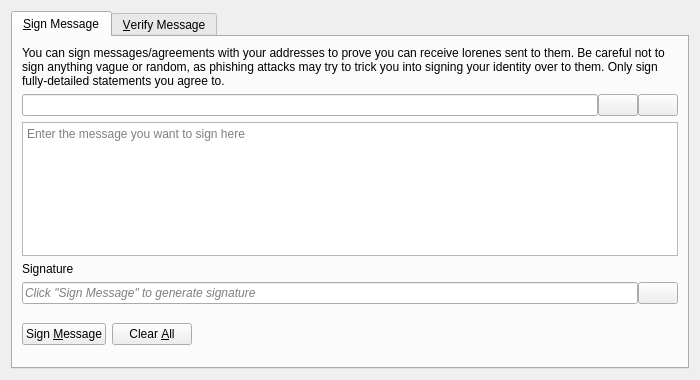
<?xml version="1.0" encoding="UTF-8"?>
<ui version="4.0">
 <class>SignVerifyMessageDialog</class>
 <widget class="QDialog" name="SignVerifyMessageDialog">
  <property name="geometry">
   <rect>
    <x>0</x>
    <y>0</y>
    <width>700</width>
    <height>380</height>
   </rect>
  </property>
  <property name="windowTitle">
   <string>Signatures - Sign / Verify a Message</string>
  </property>
  <property name="modal">
   <bool>true</bool>
  </property>
  <layout class="QVBoxLayout" name="verticalLayout">
   <item>
    <widget class="QTabWidget" name="tabWidget">
     <property name="currentIndex">
      <number>0</number>
     </property>
     <widget class="QWidget" name="tabSignMessage">
      <attribute name="title">
       <string>&amp;Sign Message</string>
      </attribute>
      <layout class="QVBoxLayout" name="verticalLayout_SM">
       <item>
        <widget class="QLabel" name="infoLabel_SM">
         <property name="text">
          <string>You can sign messages/agreements with your addresses to prove you can receive lorenes sent to them. Be careful not to sign anything vague or random, as phishing attacks may try to trick you into signing your identity over to them. Only sign fully-detailed statements you agree to.</string>
         </property>
         <property name="textFormat">
          <enum>Qt::PlainText</enum>
         </property>
         <property name="wordWrap">
          <bool>true</bool>
         </property>
        </widget>
       </item>
       <item>
        <layout class="QHBoxLayout" name="horizontalLayout_1_SM">
         <property name="spacing">
          <number>0</number>
         </property>
         <item>
          <widget class="QValidatedLineEdit" name="addressIn_SM">
           <property name="toolTip">
            <string>The Lorene address to sign the message with</string>
           </property>
          </widget>
         </item>
         <item>
          <widget class="QPushButton" name="addressBookButton_SM">
           <property name="toolTip">
            <string>Choose previously used address</string>
           </property>
           <property name="text">
            <string/>
           </property>
           <property name="icon">
            <iconset resource="../bitcoin.qrc">
             <normaloff>:/icons/address-book</normaloff>:/icons/address-book</iconset>
           </property>
           <property name="shortcut">
            <string>Alt+A</string>
           </property>
           <property name="autoDefault">
            <bool>false</bool>
           </property>
          </widget>
         </item>
         <item>
          <widget class="QPushButton" name="pasteButton_SM">
           <property name="toolTip">
            <string>Paste address from clipboard</string>
           </property>
           <property name="text">
            <string/>
           </property>
           <property name="icon">
            <iconset resource="../bitcoin.qrc">
             <normaloff>:/icons/editpaste</normaloff>:/icons/editpaste</iconset>
           </property>
           <property name="shortcut">
            <string>Alt+P</string>
           </property>
           <property name="autoDefault">
            <bool>false</bool>
           </property>
          </widget>
         </item>
        </layout>
       </item>
       <item>
        <widget class="QPlainTextEdit" name="messageIn_SM">
         <property name="toolTip">
          <string>Enter the message you want to sign here</string>
         </property>
         <property name="placeholderText">
          <string>Enter the message you want to sign here</string>
         </property>
        </widget>
       </item>
       <item>
        <widget class="QLabel" name="signatureLabel_SM">
         <property name="text">
          <string>Signature</string>
         </property>
         <property name="textFormat">
          <enum>Qt::PlainText</enum>
         </property>
        </widget>
       </item>
       <item>
        <layout class="QHBoxLayout" name="horizontalLayout_2_SM">
         <property name="spacing">
          <number>0</number>
         </property>
         <item>
          <widget class="QLineEdit" name="signatureOut_SM">
           <property name="placeholderText">
            <string>Click "Sign Message" to generate signature</string>
           </property>
           <property name="font">
            <font>
             <italic>true</italic>
            </font>
           </property>
           <property name="readOnly">
            <bool>true</bool>
           </property>
          </widget>
         </item>
         <item>
          <widget class="QPushButton" name="copySignatureButton_SM">
           <property name="toolTip">
            <string>Copy the current signature to the system clipboard</string>
           </property>
           <property name="text">
            <string/>
           </property>
           <property name="icon">
            <iconset resource="../bitcoin.qrc">
             <normaloff>:/icons/editcopy</normaloff>:/icons/editcopy</iconset>
           </property>
           <property name="autoDefault">
            <bool>false</bool>
           </property>
          </widget>
         </item>
        </layout>
       </item>
       <item>
        <layout class="QHBoxLayout" name="horizontalLayout_3_SM">
         <item>
          <widget class="QPushButton" name="signMessageButton_SM">
           <property name="toolTip">
            <string>Sign the message to prove you own this Lorene address</string>
           </property>
           <property name="text">
            <string>Sign &amp;Message</string>
           </property>
           <property name="icon">
            <iconset resource="../bitcoin.qrc">
             <normaloff>:/icons/edit</normaloff>:/icons/edit</iconset>
           </property>
           <property name="autoDefault">
            <bool>false</bool>
           </property>
          </widget>
         </item>
         <item>
          <widget class="QPushButton" name="clearButton_SM">
           <property name="toolTip">
            <string>Reset all sign message fields</string>
           </property>
           <property name="text">
            <string>Clear &amp;All</string>
           </property>
           <property name="icon">
            <iconset resource="../bitcoin.qrc">
             <normaloff>:/icons/remove</normaloff>:/icons/remove</iconset>
           </property>
           <property name="autoDefault">
            <bool>false</bool>
           </property>
          </widget>
         </item>
         <item>
          <spacer name="horizontalSpacer_1_SM">
           <property name="orientation">
            <enum>Qt::Horizontal</enum>
           </property>
           <property name="sizeHint" stdset="0">
            <size>
             <width>40</width>
             <height>48</height>
            </size>
           </property>
          </spacer>
         </item>
         <item>
          <widget class="QLabel" name="statusLabel_SM">
           <property name="font">
            <font>
             <weight>75</weight>
             <bold>true</bold>
            </font>
           </property>
           <property name="text">
            <string/>
           </property>
           <property name="wordWrap">
            <bool>true</bool>
           </property>
          </widget>
         </item>
         <item>
          <spacer name="horizontalSpacer_2_SM">
           <property name="orientation">
            <enum>Qt::Horizontal</enum>
           </property>
           <property name="sizeHint" stdset="0">
            <size>
             <width>40</width>
             <height>48</height>
            </size>
           </property>
          </spacer>
         </item>
        </layout>
       </item>
      </layout>
     </widget>
     <widget class="QWidget" name="tabVerifyMessage">
      <attribute name="title">
       <string>&amp;Verify Message</string>
      </attribute>
      <layout class="QVBoxLayout" name="verticalLayout_VM">
       <item>
        <widget class="QLabel" name="infoLabel_VM">
         <property name="text">
          <string>Enter the receiver's address, message (ensure you copy line breaks, spaces, tabs, etc. exactly) and signature below to verify the message. Be careful not to read more into the signature than what is in the signed message itself, to avoid being tricked by a man-in-the-middle attack. Note that this only proves the signing party receives with the address, it cannot prove sendership of any transaction!</string>
         </property>
         <property name="textFormat">
          <enum>Qt::PlainText</enum>
         </property>
         <property name="alignment">
          <set>Qt::AlignLeading|Qt::AlignLeft|Qt::AlignTop</set>
         </property>
         <property name="wordWrap">
          <bool>true</bool>
         </property>
        </widget>
       </item>
       <item>
        <layout class="QHBoxLayout" name="horizontalLayout_1_VM">
         <property name="spacing">
          <number>0</number>
         </property>
         <item>
          <widget class="QValidatedLineEdit" name="addressIn_VM">
           <property name="toolTip">
            <string>The Lorene address the message was signed with</string>
           </property>
          </widget>
         </item>
         <item>
          <widget class="QPushButton" name="addressBookButton_VM">
           <property name="toolTip">
            <string>Choose previously used address</string>
           </property>
           <property name="text">
            <string/>
           </property>
           <property name="icon">
            <iconset resource="../bitcoin.qrc">
             <normaloff>:/icons/address-book</normaloff>:/icons/address-book</iconset>
           </property>
           <property name="shortcut">
            <string>Alt+A</string>
           </property>
           <property name="autoDefault">
            <bool>false</bool>
           </property>
          </widget>
         </item>
        </layout>
       </item>
       <item>
        <widget class="QPlainTextEdit" name="messageIn_VM">
          <property name="toolTip">
            <string>The signed message to verify</string>
          </property>
          <property name="placeholderText">
            <string>The signed message to verify</string>
          </property>
        </widget>
       </item>
       <item>
        <widget class="QValidatedLineEdit" name="signatureIn_VM">
          <property name="toolTip">
            <string>The signature given when the message was signed</string>
          </property>
          <property name="placeholderText">
            <string>The signature given when the message was signed</string>
          </property>
        </widget>
       </item>
       <item>
        <layout class="QHBoxLayout" name="horizontalLayout_2_VM">
         <item>
          <widget class="QPushButton" name="verifyMessageButton_VM">
           <property name="toolTip">
            <string>Verify the message to ensure it was signed with the specified Lorene address</string>
           </property>
           <property name="text">
            <string>Verify &amp;Message</string>
           </property>
           <property name="icon">
            <iconset resource="../bitcoin.qrc">
             <normaloff>:/icons/transaction_0</normaloff>:/icons/transaction_0</iconset>
           </property>
           <property name="autoDefault">
            <bool>false</bool>
           </property>
          </widget>
         </item>
         <item>
          <widget class="QPushButton" name="clearButton_VM">
           <property name="toolTip">
            <string>Reset all verify message fields</string>
           </property>
           <property name="text">
            <string>Clear &amp;All</string>
           </property>
           <property name="icon">
            <iconset resource="../bitcoin.qrc">
             <normaloff>:/icons/remove</normaloff>:/icons/remove</iconset>
           </property>
           <property name="autoDefault">
            <bool>false</bool>
           </property>
          </widget>
         </item>
         <item>
          <spacer name="horizontalSpacer_1_VM">
           <property name="orientation">
            <enum>Qt::Horizontal</enum>
           </property>
           <property name="sizeHint" stdset="0">
            <size>
             <width>40</width>
             <height>48</height>
            </size>
           </property>
          </spacer>
         </item>
         <item>
          <widget class="QLabel" name="statusLabel_VM">
           <property name="font">
            <font>
             <weight>75</weight>
             <bold>true</bold>
            </font>
           </property>
           <property name="text">
            <string/>
           </property>
           <property name="wordWrap">
            <bool>true</bool>
           </property>
          </widget>
         </item>
         <item>
          <spacer name="horizontalSpacer_2_VM">
           <property name="orientation">
            <enum>Qt::Horizontal</enum>
           </property>
           <property name="sizeHint" stdset="0">
            <size>
             <width>40</width>
             <height>48</height>
            </size>
           </property>
          </spacer>
         </item>
        </layout>
       </item>
      </layout>
     </widget>
    </widget>
   </item>
  </layout>
 </widget>
 <customwidgets>
  <customwidget>
   <class>QValidatedLineEdit</class>
   <extends>QLineEdit</extends>
   <header>qt/qvalidatedlineedit.h</header>
  </customwidget>
 </customwidgets>
 <resources>
  <include location="../bitcoin.qrc"/>
 </resources>
 <connections/>
</ui>
